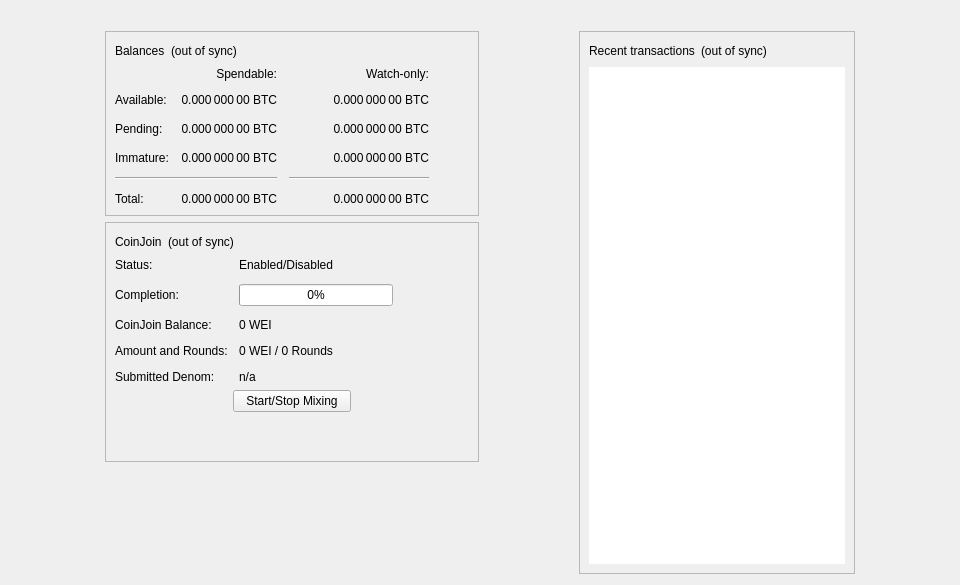
<?xml version="1.0" encoding="UTF-8"?>
<ui version="4.0">
 <class>OverviewPage</class>
 <widget class="QWidget" name="OverviewPage">
  <property name="geometry">
   <rect>
    <x>0</x>
    <y>0</y>
    <width>960</width>
    <height>585</height>
   </rect>
  </property>
  <property name="minimumSize">
   <size>
    <width>960</width>
    <height>0</height>
   </size>
  </property>
  <property name="windowTitle">
   <string>Form</string>
  </property>
  <layout class="QVBoxLayout" name="topLayout">
   <item>
    <widget class="QLabel" name="labelAlerts">
     <property name="visible">
      <bool>false</bool>
     </property>
     <property name="wordWrap">
      <bool>true</bool>
     </property>
     <property name="margin">
      <number>3</number>
     </property>
     <property name="textInteractionFlags">
      <set>Qt::TextSelectableByMouse</set>
     </property>
    </widget>
   </item>
   <item>
    <layout class="QHBoxLayout" name="horizontalLayout" stretch="1,0,1,0,1">
     <item>
      <spacer name="horizontalSpacerLeft">
       <property name="orientation">
        <enum>Qt::Horizontal</enum>
       </property>
       <property name="sizeType">
        <enum>QSizePolicy::Preferred</enum>
       </property>
       <property name="sizeHint" stdset="0">
        <size>
         <width>10</width>
         <height>20</height>
        </size>
       </property>
      </spacer>
     </item>
     <item>
      <layout class="QVBoxLayout" name="verticalLayout_2">
       <item>
        <widget class="QFrame" name="frame">
         <property name="frameShape">
          <enum>QFrame::StyledPanel</enum>
         </property>
         <property name="frameShadow">
          <enum>QFrame::Raised</enum>
         </property>
         <layout class="QVBoxLayout" name="verticalLayout_4">
          <item>
           <layout class="QHBoxLayout" name="horizontalLayout_4">
            <item>
             <widget class="QLabel" name="label_5">
              <property name="text">
               <string>Balances</string>
              </property>
             </widget>
            </item>
            <item>
             <widget class="QLabel" name="labelWalletStatus">
              <property name="toolTip">
               <string>The displayed information may be out of date. Your wallet automatically synchronizes with the Wei network after a connection is established, but this process has not completed yet.</string>
              </property>
              <property name="text">
               <string notr="true">(out of sync)</string>
              </property>
              <property name="alignment">
               <set>Qt::AlignLeading|Qt::AlignLeft|Qt::AlignVCenter</set>
              </property>
             </widget>
            </item>
            <item>
             <spacer name="horizontalSpacer_3">
              <property name="orientation">
               <enum>Qt::Horizontal</enum>
              </property>
              <property name="sizeHint" stdset="0">
               <size>
                <width>40</width>
                <height>20</height>
               </size>
              </property>
             </spacer>
            </item>
           </layout>
          </item>
          <item>
           <layout class="QGridLayout" name="gridLayout">
            <property name="spacing">
             <number>12</number>
            </property>
            <item row="2" column="2">
             <widget class="QLabel" name="labelWatchPending">
              <property name="cursor">
               <cursorShape>IBeamCursor</cursorShape>
              </property>
              <property name="toolTip">
               <string>Unconfirmed transactions to watch-only addresses</string>
              </property>
              <property name="text">
               <string notr="true">0.000 000 00 BTC</string>
              </property>
              <property name="alignment">
               <set>Qt::AlignRight|Qt::AlignTrailing|Qt::AlignVCenter</set>
              </property>
              <property name="textInteractionFlags">
               <set>Qt::LinksAccessibleByMouse|Qt::TextSelectableByKeyboard|Qt::TextSelectableByMouse</set>
              </property>
             </widget>
            </item>
            <item row="2" column="1">
             <widget class="QLabel" name="labelUnconfirmed">
              <property name="cursor">
               <cursorShape>IBeamCursor</cursorShape>
              </property>
              <property name="toolTip">
               <string>Total of transactions that have yet to be confirmed, and do not yet count toward the spendable balance</string>
              </property>
              <property name="text">
               <string notr="true">0.000 000 00 BTC</string>
              </property>
              <property name="alignment">
               <set>Qt::AlignRight|Qt::AlignTrailing|Qt::AlignVCenter</set>
              </property>
              <property name="textInteractionFlags">
               <set>Qt::LinksAccessibleByMouse|Qt::TextSelectableByKeyboard|Qt::TextSelectableByMouse</set>
              </property>
             </widget>
            </item>
            <item row="3" column="2">
             <widget class="QLabel" name="labelWatchImmature">
              <property name="cursor">
               <cursorShape>IBeamCursor</cursorShape>
              </property>
              <property name="toolTip">
               <string>Mined balance in watch-only addresses that has not yet matured</string>
              </property>
              <property name="text">
               <string notr="true">0.000 000 00 BTC</string>
              </property>
              <property name="alignment">
               <set>Qt::AlignRight|Qt::AlignTrailing|Qt::AlignVCenter</set>
              </property>
              <property name="textInteractionFlags">
               <set>Qt::LinksAccessibleByMouse|Qt::TextSelectableByKeyboard|Qt::TextSelectableByMouse</set>
              </property>
             </widget>
            </item>
            <item row="4" column="0" colspan="2">
             <widget class="Line" name="lineSpendableBalance">
              <property name="orientation">
               <enum>Qt::Horizontal</enum>
              </property>
             </widget>
            </item>
            <item row="4" column="2">
             <widget class="Line" name="lineWatchBalance">
              <property name="sizePolicy">
               <sizepolicy hsizetype="Preferred" vsizetype="Fixed">
                <horstretch>0</horstretch>
                <verstretch>0</verstretch>
               </sizepolicy>
              </property>
              <property name="minimumSize">
               <size>
                <width>140</width>
                <height>0</height>
               </size>
              </property>
              <property name="orientation">
               <enum>Qt::Horizontal</enum>
              </property>
             </widget>
            </item>
            <item row="5" column="0">
             <widget class="QLabel" name="labelTotalText">
              <property name="text">
               <string>Total:</string>
              </property>
             </widget>
            </item>
            <item row="3" column="1">
             <widget class="QLabel" name="labelImmature">
              <property name="cursor">
               <cursorShape>IBeamCursor</cursorShape>
              </property>
              <property name="toolTip">
               <string>Mined balance that has not yet matured</string>
              </property>
              <property name="text">
               <string notr="true">0.000 000 00 BTC</string>
              </property>
              <property name="alignment">
               <set>Qt::AlignRight|Qt::AlignTrailing|Qt::AlignVCenter</set>
              </property>
              <property name="textInteractionFlags">
               <set>Qt::LinksAccessibleByMouse|Qt::TextSelectableByKeyboard|Qt::TextSelectableByMouse</set>
              </property>
             </widget>
            </item>
            <item row="2" column="3">
             <spacer name="horizontalSpacer_2">
              <property name="orientation">
               <enum>Qt::Horizontal</enum>
              </property>
              <property name="sizeHint" stdset="0">
               <size>
                <width>40</width>
                <height>20</height>
               </size>
              </property>
             </spacer>
            </item>
            <item row="3" column="0">
             <widget class="QLabel" name="labelImmatureText">
              <property name="text">
               <string>Immature:</string>
              </property>
             </widget>
            </item>
            <item row="5" column="1">
             <widget class="QLabel" name="labelTotal">
              <property name="cursor">
               <cursorShape>IBeamCursor</cursorShape>
              </property>
              <property name="toolTip">
               <string>Your current total balance</string>
              </property>
              <property name="text">
               <string notr="true">0.000 000 00 BTC</string>
              </property>
              <property name="alignment">
               <set>Qt::AlignRight|Qt::AlignTrailing|Qt::AlignVCenter</set>
              </property>
              <property name="textInteractionFlags">
               <set>Qt::LinksAccessibleByMouse|Qt::TextSelectableByKeyboard|Qt::TextSelectableByMouse</set>
              </property>
             </widget>
            </item>
            <item row="5" column="2">
             <widget class="QLabel" name="labelWatchTotal">
              <property name="cursor">
               <cursorShape>IBeamCursor</cursorShape>
              </property>
              <property name="toolTip">
               <string>Current total balance in watch-only addresses</string>
              </property>
              <property name="text">
               <string notr="true">0.000 000 00 BTC</string>
              </property>
              <property name="alignment">
               <set>Qt::AlignRight|Qt::AlignTrailing|Qt::AlignVCenter</set>
              </property>
              <property name="textInteractionFlags">
               <set>Qt::LinksAccessibleByMouse|Qt::TextSelectableByKeyboard|Qt::TextSelectableByMouse</set>
              </property>
             </widget>
            </item>
            <item row="0" column="2">
             <widget class="QLabel" name="labelWatchonly">
              <property name="text">
               <string>Watch-only:</string>
              </property>
              <property name="alignment">
               <set>Qt::AlignRight|Qt::AlignTrailing|Qt::AlignVCenter</set>
              </property>
             </widget>
            </item>
            <item row="1" column="0">
             <widget class="QLabel" name="labelBalanceText">
              <property name="text">
               <string>Available:</string>
              </property>
             </widget>
            </item>
            <item row="1" column="1">
             <widget class="QLabel" name="labelBalance">
              <property name="cursor">
               <cursorShape>IBeamCursor</cursorShape>
              </property>
              <property name="toolTip">
               <string>Your current spendable balance</string>
              </property>
              <property name="text">
               <string notr="true">0.000 000 00 BTC</string>
              </property>
              <property name="alignment">
               <set>Qt::AlignRight|Qt::AlignTrailing|Qt::AlignVCenter</set>
              </property>
              <property name="textInteractionFlags">
               <set>Qt::LinksAccessibleByMouse|Qt::TextSelectableByKeyboard|Qt::TextSelectableByMouse</set>
              </property>
             </widget>
            </item>
            <item row="1" column="2">
             <widget class="QLabel" name="labelWatchAvailable">
              <property name="cursor">
               <cursorShape>IBeamCursor</cursorShape>
              </property>
              <property name="toolTip">
               <string>Your current balance in watch-only addresses</string>
              </property>
              <property name="text">
               <string notr="true">0.000 000 00 BTC</string>
              </property>
              <property name="alignment">
               <set>Qt::AlignRight|Qt::AlignTrailing|Qt::AlignVCenter</set>
              </property>
              <property name="textInteractionFlags">
               <set>Qt::LinksAccessibleByMouse|Qt::TextSelectableByKeyboard|Qt::TextSelectableByMouse</set>
              </property>
             </widget>
            </item>
            <item row="2" column="0">
             <widget class="QLabel" name="labelPendingText">
              <property name="text">
               <string>Pending:</string>
              </property>
             </widget>
            </item>
            <item row="0" column="1">
             <widget class="QLabel" name="labelSpendable">
              <property name="text">
               <string>Spendable:</string>
              </property>
              <property name="alignment">
               <set>Qt::AlignRight|Qt::AlignTrailing|Qt::AlignVCenter</set>
              </property>
             </widget>
            </item>
           </layout>
          </item>
         </layout>
        </widget>
       </item>
       <item>
        <widget class="QFrame" name="frameCoinJoin">
         <property name="layoutDirection">
          <enum>Qt::LeftToRight</enum>
         </property>
         <property name="frameShape">
          <enum>QFrame::StyledPanel</enum>
         </property>
         <property name="frameShadow">
          <enum>QFrame::Raised</enum>
         </property>
         <layout class="QVBoxLayout" name="VerticalLayout_PS1">
          <item>
           <layout class="QHBoxLayout" name="horizontalLayout_5">
            <item>
             <widget class="QLabel" name="labelCoinJoinHeader">
              <property name="text">
               <string notr="true">CoinJoin</string>
              </property>
             </widget>
            </item>
            <item>
             <widget class="QLabel" name="labelCoinJoinSyncStatus">
              <property name="toolTip">
               <string>The displayed information may be out of date. Your wallet automatically synchronizes with the Wei network after a connection is established, but this process has not completed yet.</string>
              </property>
              <property name="text">
               <string notr="true">(out of sync)</string>
              </property>
              <property name="alignment">
               <set>Qt::AlignLeading|Qt::AlignLeft|Qt::AlignVCenter</set>
              </property>
             </widget>
            </item>
            <item>
             <spacer name="horizontalSpacer_4">
              <property name="orientation">
               <enum>Qt::Horizontal</enum>
              </property>
              <property name="sizeHint" stdset="0">
               <size>
                <width>40</width>
                <height>20</height>
               </size>
              </property>
             </spacer>
            </item>
           </layout>
          </item>
          <item>
           <layout class="QFormLayout" name="coinJoinFormLayout">
            <property name="fieldGrowthPolicy">
             <enum>QFormLayout::AllNonFixedFieldsGrow</enum>
            </property>
            <property name="horizontalSpacing">
             <number>11</number>
            </property>
            <property name="verticalSpacing">
             <number>12</number>
            </property>
            <item row="0" column="0">
             <widget class="QLabel" name="labelCoinJoinEnabledText">
              <property name="text">
               <string>Status:</string>
              </property>
             </widget>
            </item>
            <item row="0" column="1">
             <widget class="QLabel" name="labelCoinJoinEnabled">
              <property name="text">
               <string>Enabled/Disabled</string>
              </property>
             </widget>
            </item>
            <item row="1" column="0">
             <widget class="QLabel" name="labelCompletitionText">
              <property name="text">
               <string>Completion:</string>
              </property>
             </widget>
            </item>
            <item row="1" column="1">
             <widget class="QProgressBar" name="coinJoinProgress">
              <property name="maximumSize">
               <size>
                <width>154</width>
                <height>16777215</height>
               </size>
              </property>
              <property name="value">
               <number>0</number>
              </property>
             </widget>
            </item>
            <item row="2" column="0">
             <widget class="QLabel" name="labelAnonymizedText">
              <property name="text">
               <string notr="true">CoinJoin Balance:</string>
              </property>
             </widget>
            </item>
            <item row="2" column="1">
             <widget class="QLabel" name="labelAnonymized">
              <property name="text">
               <string notr="true">0 WEI</string>
              </property>
             </widget>
            </item>
            <item row="3" column="0">
             <widget class="QLabel" name="labelAmountAndRoundsText">
              <property name="text">
               <string>Amount and Rounds:</string>
              </property>
             </widget>
            </item>
            <item row="3" column="1">
             <widget class="QLabel" name="labelAmountRounds">
              <property name="text">
               <string>0 WEI / 0 Rounds</string>
              </property>
             </widget>
            </item>
            <item row="4" column="0">
             <widget class="QLabel" name="labelSubmittedDenomText">
              <property name="text">
               <string>Submitted Denom:</string>
              </property>
             </widget>
            </item>
            <item row="4" column="1">
             <widget class="QLabel" name="labelSubmittedDenom">
              <property name="toolTip">
               <string>The denominations you submitted to the Masternode.&lt;br&gt;To mix, other users must submit the exact same denominations.</string>
              </property>
              <property name="text">
               <string>n/a</string>
              </property>
              <property name="wordWrap">
               <bool>true</bool>
              </property>
             </widget>
            </item>
           </layout>
          </item>
          <item>
           <layout class="QVBoxLayout" name="VerticalLayout_PS">
            <item>
             <layout class="QHBoxLayout" name="horizontalLayout_3">
              <property name="topMargin">
               <number>0</number>
              </property>
              <item>
               <spacer name="horizontalSpacer_5">
                <property name="orientation">
                 <enum>Qt::Horizontal</enum>
                </property>
                <property name="sizeHint" stdset="0">
                 <size>
                  <width>40</width>
                  <height>20</height>
                 </size>
                </property>
               </spacer>
              </item>
              <item>
               <widget class="QPushButton" name="toggleCoinJoin">
                <property name="sizePolicy">
                 <sizepolicy hsizetype="MinimumExpanding" vsizetype="Fixed">
                  <horstretch>0</horstretch>
                  <verstretch>0</verstretch>
                 </sizepolicy>
                </property>
                <property name="text">
                 <string>Start/Stop Mixing</string>
                </property>
               </widget>
              </item>
              <item>
               <spacer name="horizontalSpacer_6">
                <property name="orientation">
                 <enum>Qt::Horizontal</enum>
                </property>
                <property name="sizeHint" stdset="0">
                 <size>
                  <width>40</width>
                  <height>20</height>
                 </size>
                </property>
               </spacer>
              </item>
             </layout>
            </item>
            <item>
             <spacer name="verticalSpacer_3">
              <property name="orientation">
               <enum>Qt::Vertical</enum>
              </property>
              <property name="sizeHint" stdset="0">
               <size>
                <width>20</width>
                <height>40</height>
               </size>
              </property>
             </spacer>
            </item>
           </layout>
          </item>
         </layout>
        </widget>
       </item>
       <item>
        <spacer name="verticalSpacer">
         <property name="orientation">
          <enum>Qt::Vertical</enum>
         </property>
         <property name="sizeHint" stdset="0">
          <size>
           <width>20</width>
           <height>40</height>
          </size>
         </property>
        </spacer>
       </item>
      </layout>
     </item>
     <item>
      <spacer name="horizontalSpacerCenter">
       <property name="orientation">
        <enum>Qt::Horizontal</enum>
       </property>
       <property name="sizeHint" stdset="0">
        <size>
         <width>10</width>
         <height>20</height>
        </size>
       </property>
      </spacer>
     </item>
     <item>
      <layout class="QVBoxLayout" name="verticalLayout_3">
       <item>
        <widget class="QFrame" name="frame_2">
         <property name="frameShape">
          <enum>QFrame::StyledPanel</enum>
         </property>
         <property name="frameShadow">
          <enum>QFrame::Raised</enum>
         </property>
         <layout class="QVBoxLayout" name="verticalLayout">
          <item>
           <layout class="QHBoxLayout" name="horizontalLayout_2">
            <item>
             <widget class="QLabel" name="label_4">
              <property name="text">
               <string>Recent transactions</string>
              </property>
             </widget>
            </item>
            <item>
             <widget class="QLabel" name="labelTransactionsStatus">
              <property name="toolTip">
               <string>The displayed information may be out of date. Your wallet automatically synchronizes with the Wei network after a connection is established, but this process has not completed yet.</string>
              </property>
              <property name="text">
               <string notr="true">(out of sync)</string>
              </property>
              <property name="alignment">
               <set>Qt::AlignLeading|Qt::AlignLeft|Qt::AlignVCenter</set>
              </property>
             </widget>
            </item>
            <item>
             <spacer name="horizontalSpacer">
              <property name="orientation">
               <enum>Qt::Horizontal</enum>
              </property>
              <property name="sizeHint" stdset="0">
               <size>
                <width>40</width>
                <height>20</height>
               </size>
              </property>
             </spacer>
            </item>
           </layout>
          </item>
          <item>
           <widget class="QListView" name="listTransactions">
            <property name="frameShape">
             <enum>QFrame::NoFrame</enum>
            </property>
            <property name="verticalScrollBarPolicy">
             <enum>Qt::ScrollBarAlwaysOff</enum>
            </property>
            <property name="horizontalScrollBarPolicy">
             <enum>Qt::ScrollBarAlwaysOff</enum>
            </property>
            <property name="selectionMode">
             <enum>QAbstractItemView::NoSelection</enum>
            </property>
           </widget>
          </item>
         </layout>
        </widget>
       </item>
      </layout>
     </item>
     <item>
      <spacer name="horizontalSpacerRight">
       <property name="orientation">
        <enum>Qt::Horizontal</enum>
       </property>
       <property name="sizeType">
        <enum>QSizePolicy::Preferred</enum>
       </property>
       <property name="sizeHint" stdset="0">
        <size>
         <width>10</width>
         <height>20</height>
        </size>
       </property>
      </spacer>
     </item>
    </layout>
   </item>
  </layout>
 </widget>
 <resources/>
 <connections/>
</ui>
